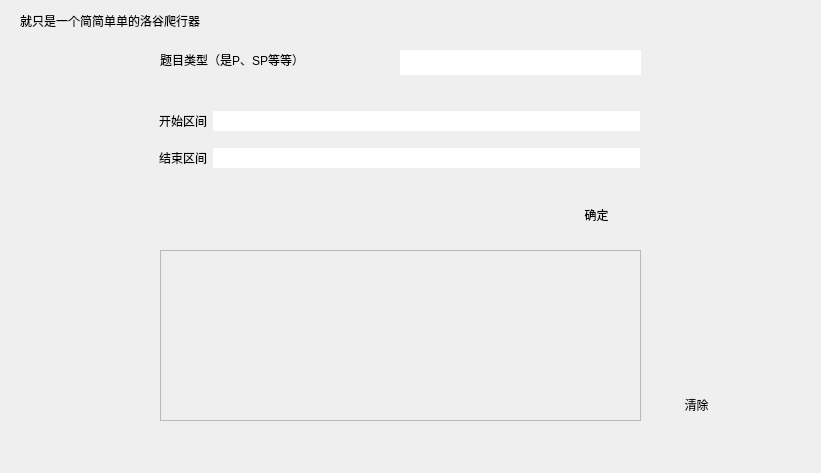
<?xml version="1.0" encoding="UTF-8"?>
<ui version="4.0">
 <class>Widget</class>
 <widget class="QWidget" name="Widget">
  <property name="geometry">
   <rect>
    <x>0</x>
    <y>0</y>
    <width>821</width>
    <height>473</height>
   </rect>
  </property>
  <property name="windowTitle">
   <string>Widget</string>
  </property>
  <property name="styleSheet">
   <string notr="true"/>
  </property>
  <widget class="QLineEdit" name="leixin">
   <property name="geometry">
    <rect>
     <x>400</x>
     <y>50</y>
     <width>241</width>
     <height>25</height>
    </rect>
   </property>
   <property name="frame">
    <bool>false</bool>
   </property>
  </widget>
  <widget class="QTextEdit" name="out">
   <property name="enabled">
    <bool>false</bool>
   </property>
   <property name="geometry">
    <rect>
     <x>160</x>
     <y>250</y>
     <width>481</width>
     <height>171</height>
    </rect>
   </property>
   <property name="mouseTracking">
    <bool>true</bool>
   </property>
   <property name="acceptDrops">
    <bool>true</bool>
   </property>
   <property name="tabChangesFocus">
    <bool>false</bool>
   </property>
   <property name="readOnly">
    <bool>true</bool>
   </property>
   <property name="overwriteMode">
    <bool>false</bool>
   </property>
  </widget>
  <widget class="QWidget" name="gridLayoutWidget">
   <property name="geometry">
    <rect>
     <x>159</x>
     <y>100</y>
     <width>481</width>
     <height>80</height>
    </rect>
   </property>
   <layout class="QGridLayout" name="gridLayout">
    <item row="0" column="1">
     <widget class="QLineEdit" name="start">
      <property name="frame">
       <bool>false</bool>
      </property>
     </widget>
    </item>
    <item row="1" column="1">
     <widget class="QLineEdit" name="end">
      <property name="frame">
       <bool>false</bool>
      </property>
     </widget>
    </item>
    <item row="0" column="0">
     <widget class="QLabel" name="label">
      <property name="text">
       <string>开始区间</string>
      </property>
     </widget>
    </item>
    <item row="1" column="0">
     <widget class="QLabel" name="label_2">
      <property name="text">
       <string>结束区间</string>
      </property>
     </widget>
    </item>
   </layout>
  </widget>
  <widget class="QPushButton" name="pushButton">
   <property name="geometry">
    <rect>
     <x>550</x>
     <y>200</y>
     <width>93</width>
     <height>29</height>
    </rect>
   </property>
   <property name="text">
    <string>确定</string>
   </property>
   <property name="flat">
    <bool>true</bool>
   </property>
  </widget>
  <widget class="QLabel" name="label_3">
   <property name="geometry">
    <rect>
     <x>160</x>
     <y>50</y>
     <width>231</width>
     <height>20</height>
    </rect>
   </property>
   <property name="text">
    <string>题目类型（是P、SP等等）</string>
   </property>
  </widget>
  <widget class="QLabel" name="label_4">
   <property name="geometry">
    <rect>
     <x>20</x>
     <y>10</y>
     <width>231</width>
     <height>21</height>
    </rect>
   </property>
   <property name="text">
    <string>就只是一个简简单单的洛谷爬行器</string>
   </property>
  </widget>
  <widget class="QPushButton" name="clean">
   <property name="geometry">
    <rect>
     <x>650</x>
     <y>390</y>
     <width>93</width>
     <height>29</height>
    </rect>
   </property>
   <property name="text">
    <string>清除</string>
   </property>
   <property name="flat">
    <bool>true</bool>
   </property>
  </widget>
 </widget>
 <resources/>
 <connections/>
</ui>
